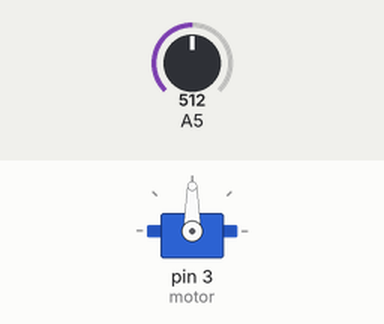
Bench run of a sketch on a simulated Arduino Uno, built with avr-gcc and run on an emulated ATmega328P. Parts: servo. Inputs (shaded band) come from the test bench; at power-on: A5 = 512.

Above: at 1.2 s.
1.3 s: A5 set to 716
At 2.5 s:
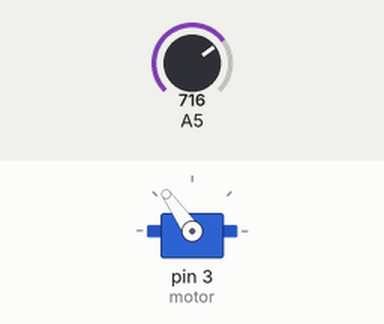
2.8 s: A5 set to 900
At 3.7 s:
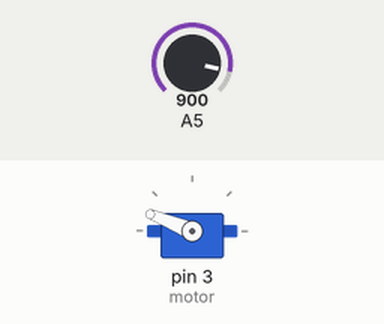
4.3 s: A5 set to 1023
At 4.8 s:
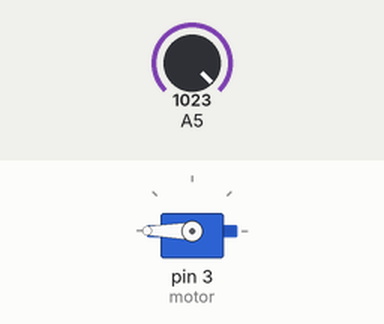
5.8 s: A5 set to 306
At 7.0 s:
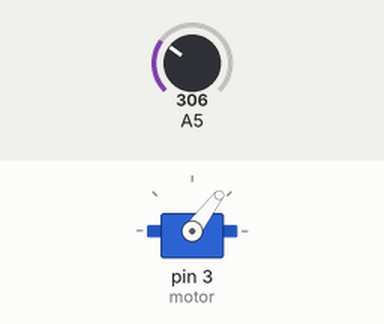
7.3 s: A5 set to 122
At 8.3 s:
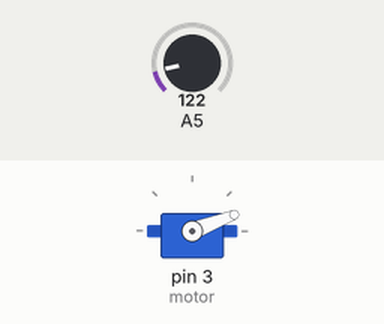
Timing chart, 0 to 9.8 s (numbered marks = the images above; inputs shaded):
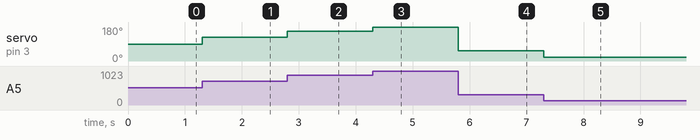

The sketch:

chal1.ino
```cpp
#include <Servo.h>
int degree;
Servo motor;

void setup() {
  // put your setup code here, to run once:
  motor.attach(3);
}

void loop() {
  // put your main code here, to run repeatedly:
  degree=map(analogRead(A5),0,1023,0,180);
  motor.write(degree);
}
```

Measured:
- after the input at 1.3 s, servo on pin 3 (motor): 90° → 125° at once
- after the input at 2.8 s, servo on pin 3 (motor): 125° → 158° at once
- after the input at 4.3 s, servo on pin 3 (motor): 158° → 180° at once
- after the input at 5.8 s, servo on pin 3 (motor): 180° → 53° at once
- after the input at 7.3 s, servo on pin 3 (motor): 53° → 21° at once
